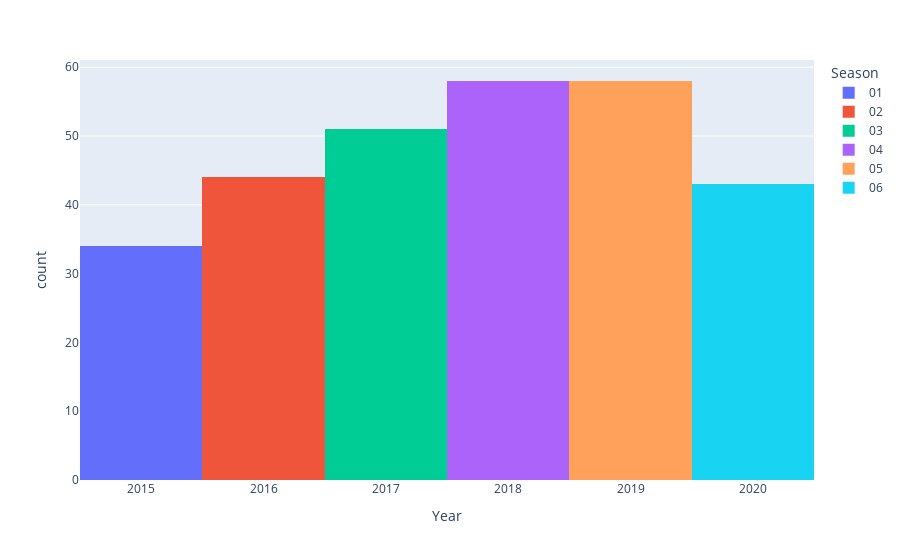

Here is the notebook cell this chart was saved with:
### Code cell
fig = px.histogram(df_loveisland_until_2020, x="Year",color="Season", nbins=10)
fig.show()

### Figure 1 — Plotly figure (JSON) as saved in the notebook; plotly's stock layout.template omitted (floating-point values rounded to 4 significant figures)
{"data": [{"alignmentgroup": "True", "bingroup": "x", "hovertemplate": "Season=01<br>Year=%{x}<br>count=%{y}<extra></extra>", "legendgroup": "01", "marker": {"color": "#636efa", "pattern": {"shape": ""}}, "name": "01", "nbinsx": 10, "offsetgroup": "01", "orientation": "v", "showlegend": true, "type": "histogram", "x": [2015, 2015, 2015, 2015, 2015, 2015, 2015, 2015, 2015, 2015, 2015, 2015, 2015, 2015, 2015, 2015, 2015, 2015, 2015, 2015, 2015, 2015, 2015, 2015, 2015, 2015, 2015, 2015, 2015, 2015, 2015, 2015, 2015, 2015], "xaxis": "x", "yaxis": "y"}, {"alignmentgroup": "True", "bingroup": "x", "hovertemplate": "Season=02<br>Year=%{x}<br>count=%{y}<extra></extra>", "legendgroup": "02", "marker": {"color": "#EF553B", "pattern": {"shape": ""}}, "name": "02", "nbinsx": 10, "offsetgroup": "02", "orientation": "v", "showlegend": true, "type": "histogram", "x": [2016, 2016, 2016, 2016, 2016, 2016, 2016, 2016, 2016, 2016, 2016, 2016, 2016, 2016, 2016, 2016, 2016, 2016, 2016, 2016, 2016, 2016, 2016, 2016, 2016, 2016, 2016, 2016, 2016, 2016, 2016, 2016, 2016, 2016, 2016, 2016, 2016, 2016, 2016, 2016, 2016, 2016, 2016, 2016], "xaxis": "x", "yaxis": "y"}, {"alignmentgroup": "True", "bingroup": "x", "hovertemplate": "Season=03<br>Year=%{x}<br>count=%{y}<extra></extra>", "legendgroup": "03", "marker": {"color": "#00cc96", "pattern": {"shape": ""}}, "name": "03", "nbinsx": 10, "offsetgroup": "03", "orientation": "v", "showlegend": true, "type": "histogram", "x": [2017, 2017, 2017, 2017, 2017, 2017, 2017, 2017, 2017, 2017, 2017, 2017, 2017, 2017, 2017, 2017, 2017, 2017, 2017, 2017, 2017, 2017, 2017, 2017, 2017, 2017, 2017, 2017, 2017, 2017, 2017, 2017, 2017, 2017, 2017, 2017, 2017, 2017, 2017, 2017, 2017, 2017, 2017, 2017, 2017, 2017, 2017, 2017, 2017, 2017, 2017], "xaxis": "x", "yaxis": "y"}, {"alignmentgroup": "True", "bingroup": "x", "hovertemplate": "Season=04<br>Year=%{x}<br>count=%{y}<extra></extra>", "legendgroup": "04", "marker": {"color": "#ab63fa", "pattern": {"shape": ""}}, "name": "04", "nbinsx": 10, "offsetgroup": "04", "orientation": "v", "showlegend": true, "type": "histogram", "x": [2018, 2018, 2018, 2018, 2018, 2018, 2018, 2018, 2018, 2018, 2018, 2018, 2018, 2018, 2018, 2018, 2018, 2018, 2018, 2018, 2018, 2018, 2018, 2018, 2018, 2018, 2018, 2018, 2018, 2018, 2018, 2018, 2018, 2018, 2018, 2018, 2018, 2018, 2018, 2018, 2018, 2018, 2018, 2018, 2018, 2018, 2018, 2018, 2018, 2018, 2018, 2018, 2018, 2018, 2018, 2018, 2018, 2018], "xaxis": "x", "yaxis": "y"}, {"alignmentgroup": "True", "bingroup": "x", "hovertemplate": "Season=05<br>Year=%{x}<br>count=%{y}<extra></extra>", "legendgroup": "05", "marker": {"color": "#FFA15A", "pattern": {"shape": ""}}, "name": "05", "nbinsx": 10, "offsetgroup": "05", "orientation": "v", "showlegend": true, "type": "histogram", "x": [2019, 2019, 2019, 2019, 2019, 2019, 2019, 2019, 2019, 2019, 2019, 2019, 2019, 2019, 2019, 2019, 2019, 2019, 2019, 2019, 2019, 2019, 2019, 2019, 2019, 2019, 2019, 2019, 2019, 2019, 2019, 2019, 2019, 2019, 2019, 2019, 2019, 2019, 2019, 2019, 2019, 2019, 2019, 2019, 2019, 2019, 2019, 2019, 2019, 2019, 2019, 2019, 2019, 2019, 2019, 2019, 2019, 2019], "xaxis": "x", "yaxis": "y"}, {"alignmentgroup": "True", "bingroup": "x", "hovertemplate": "Season=06<br>Year=%{x}<br>count=%{y}<extra></extra>", "legendgroup": "06", "marker": {"color": "#19d3f3", "pattern": {"shape": ""}}, "name": "06", "nbinsx": 10, "offsetgroup": "06", "orientation": "v", "showlegend": true, "type": "histogram", "x": [2020, 2020, 2020, 2020, 2020, 2020, 2020, 2020, 2020, 2020, 2020, 2020, 2020, 2020, 2020, 2020, 2020, 2020, 2020, 2020, 2020, 2020, 2020, 2020, 2020, 2020, 2020, 2020, 2020, 2020, 2020, 2020, 2020, 2020, 2020, 2020, 2020, 2020, 2020, 2020, 2020, 2020, 2020], "xaxis": "x", "yaxis": "y"}], "layout": {"barmode": "relative", "legend": {"title": {"text": "Season"}, "tracegroupgap": 0}, "margin": {"t": 60}, "xaxis": {"anchor": "y", "domain": [0, 1], "title": {"text": "Year"}}, "yaxis": {"anchor": "x", "domain": [0, 1], "title": {"text": "count"}}}}
